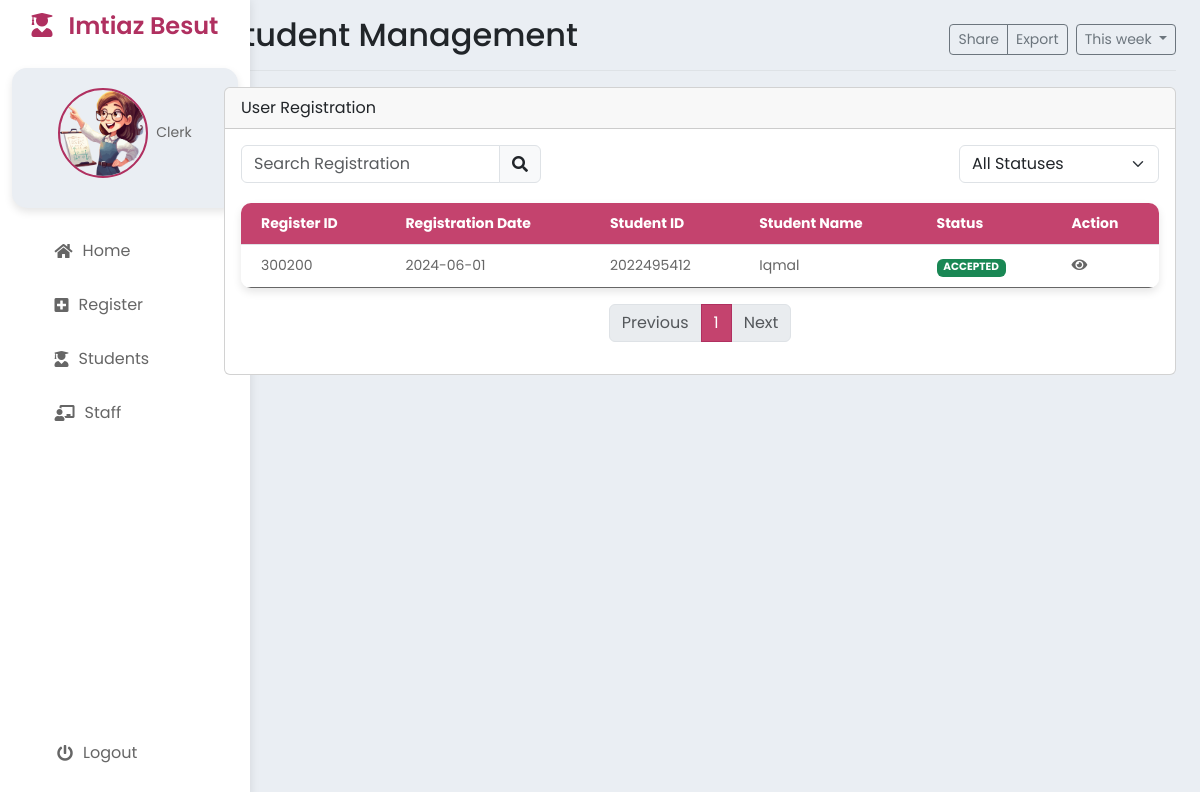
The page /StaffRegister.php on the database as committed earlier.
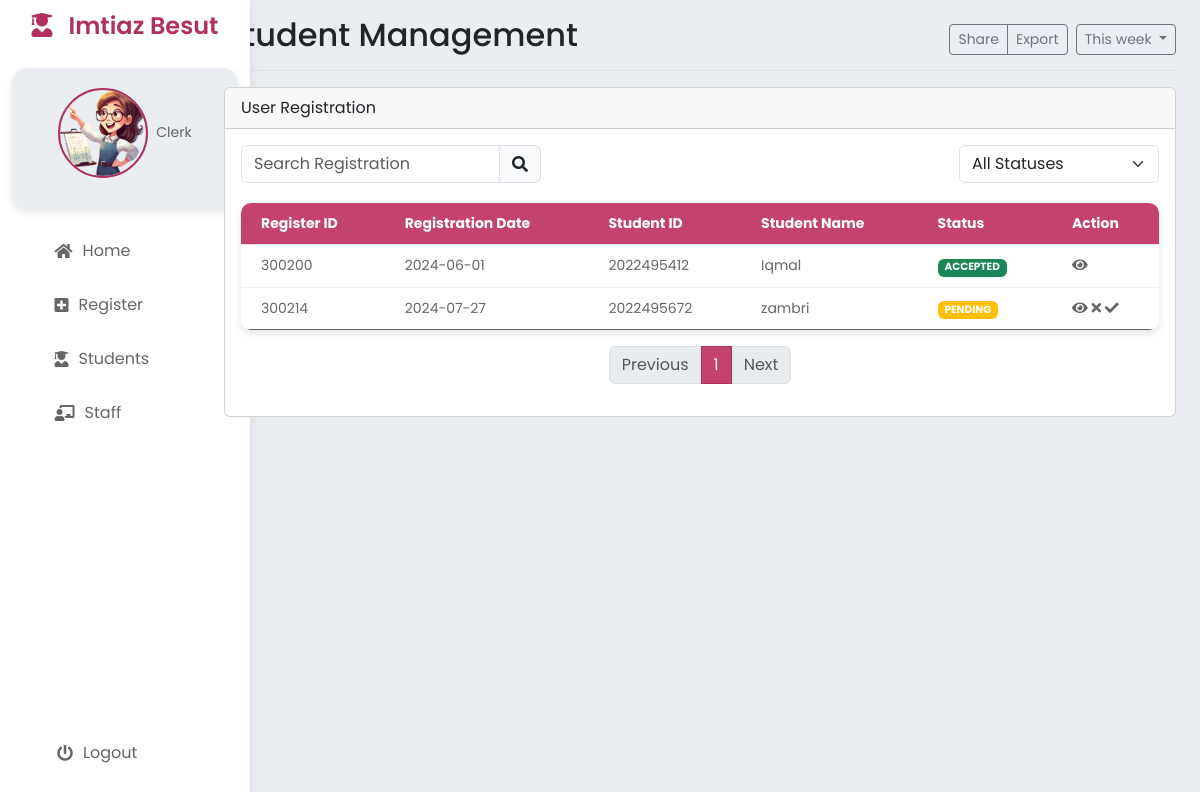
The same page on the database as committed later.
### tables this page shows
CREATE TABLE `register` (
  `registerID` int NOT NULL,
  `registerDate` date DEFAULT NULL,
  `registerStatus` varchar(20) DEFAULT 'PENDING',
  `registerDesc` varchar(50) DEFAULT NULL,
  `studID` int DEFAULT NULL,
  `clerkID` int DEFAULT NULL
);

CREATE TABLE `student` (
  `studID` int NOT NULL,
  `studName` varchar(50) NOT NULL,
  `studIC` varchar(12) NOT NULL,
  `studGender` varchar(2) NOT NULL,
  `studDOB` date DEFAULT NULL,
  `studPhone` varchar(15) DEFAULT NULL,
  `studState` varchar(50) DEFAULT NULL,
  `studDistrict` varchar(50) DEFAULT NULL,
  `studPoscode` int DEFAULT NULL,
  `studAddress` varchar(100) DEFAULT NULL,
  `studRace` varchar(20) DEFAULT NULL,
  `studEmail` varchar(30) DEFAULT NULL,
  `studPassword` varchar(30) DEFAULT NULL
);

### StaffRegister.php (the view, shortened to what this page needs)
<?php
$title = "Student Management";
$tableid = "registerTable";
include 'StaffHeader.php';
?>
<div class="row">
    <div class="col-md-12">
        <div class="card mb-3">
            <div class="card-header">User Registration</div>
            <div class="card-body">
                <div class="d-flex justify-content-between mb-3">
                    <div class="input-group" style="width: 300px;">
                        <input type="text" id="searchInput" class="form-control" placeholder="Search Registration" onkeyup="searchRegistration()">
                        <span class="input-group-text"><i class="fas fa-search"></i></span>
                    </div>
                    <div class="input-group" style="width: 200px;">
                        <select id="statusFilter" class="form-select" onchange="filterStatus()">
                            <option value="">All Statuses</option>
                        </select>
                    </div>
                </div>
                <table class="table" id="registerTable">
                    <thead>
                        <tr>
                            <th>Register ID</th>
                            <th>Registration Date</th>
                            <th>Student ID</th>
                            <th>Student Name</th>
                            <th>Status</th>
                            <th>Action</th>
                        </tr>
                    </thead>
                    <tbody>
                        <?php
                        include 'process/db.php';
                        $sql = "SELECT * FROM register r JOIN student s ON r.studID = s.studID";
                        $result = $conn->query($sql);
                        if ($result->num_rows > 0) {
                            while ($row = $result->fetch_assoc()) {
                                echo "<tr data-status='" . $row["registerStatus"] . "'>";
                                echo "<td>" . $row["registerID"] . "</td>";
                                echo "<td>" . $row["registerDate"] . "</td>";
                                echo "<td>" . $row["studID"] . "</td>";
                                echo "<td>" . $row["studName"] . "</td>";
                                if ($row["registerStatus"] == 'PENDING') {
                                    echo "<td><span class='badge bg-warning'>" . $row["registerStatus"] . "</span></td>";
                                } else if ($row["registerStatus"] == 'ACCEPTED') {
                                    echo "<td><span class='badge bg-success'>" . $row["registerStatus"] . "</span></td>";
                                } else if ($row["registerStatus"] == 'REJECTED') {
                                    echo "<td><span class='badge bg-danger'>" . $row["registerStatus"] . "</span></td>";
                                }
                                echo "<td>";
                                echo "<a href='#' class='view' data-id='" . $row["registerID"] . "' data-name='" . $row["studName"] . "' data-date='" . $row["registerDate"] . "' data-studID='" . $row["studID"] . "'><i class='fas fa-eye'></i></a> ";
                                if ($row["registerStatus"] == 'PENDING') {
                                    echo "<a href='#' class='reject' data-id='" . $row["registerID"] . "' data-name='" . $row["studName"] . "' data-date='" . $row["registerDate"] . "' data-studID='" . $row["studID"] . "' data-bs-toggle='modal' data-bs-target='#rejectModal'><i class='fas fa-times'></i></a> ";
                                    echo "<a href='process/registerAccept.php?acceptID=" . $row["registerID"] . "'><i class='fas fa-check'></i></a> ";
                                }
                                echo "</td>";
                                echo "</tr>";
                            }
                        } else {
                            echo "<tr><td colspan='6'>No results</td></tr>";
                        }
                        ?>
                    </tbody>
                </table>
                <nav aria-label="Page navigation example">
                    <ul class="pagination justify-content-center" id="pagination"></ul>
                </nav>
            </div>
        </div>
    </div>
</div>
</body>
</html>

### StaffHeader.php (shortened to what this page needs)
<!DOCTYPE html>
<html lang="en">
<head>
    <link href="https://cdn.jsdelivr.net/npm/bootstrap@5.3.3/dist/css/bootstrap.min.css" rel="stylesheet">
    <link rel="stylesheet" href="https://cdnjs.cloudflare.com/ajax/libs/font-awesome/5.15.3/css/all.min.css">
    <link rel="stylesheet" href="styles.css">
</head>
<body>
    <div class="container-fluid">
        <div class="row">
            <nav class="sidebar col-md-2 d-none d-md-block">
                <div class="logo mb-5">
                    <h4><i class="fas fa-user-graduate me-3"></i>Imtiaz Besut</h4>
                </div>
                <div class="profile mb-3 ">
                    <img src="staff.png" alt="">
                    <div class="profile-info ms-2">
                        <p>Clerk</p>
                    </div>
                </div>
                <ul class="nav flex-column">
                    <li class="nav-item"><a href="StaffDashboard.php" class="nav-link"><i class="fas fa-home"></i>Home</a></li>
                    <li class="nav-item"><a href="StaffRegister.php" class="nav-link"><i class="fas fa-plus-square"></i>Register</a></li>
                    <li class="nav-item"><a href="StaffStudent.php" class="nav-link"><i class="fas fa-user-graduate"></i>Students</a></li>
                    <li class="nav-item"><a href="StaffStaff.php" class="nav-link"><i class="fas fa-chalkboard-teacher"></i>Staff</a></li>
                    <li class="nav-item logout"><a href="MainLogout.php" class="nav-link"><i class="fas fa-power-off"></i>Logout</a></li>
                </ul>
            </nav>
            <main class="col-md-10 ms-sm-auto col-lg-10 px-md-4">
                <div class="d-flex justify-content-between flex-wrap flex-md-nowrap align-items-center pt-3 pb-2 mb-3 border-bottom">
                    <h1 class="h2"><?php echo $title ?></h1>
                    <div class="btn-toolbar mb-2 mb-md-0">
                        <div class="btn-group me-2">
                            <button type="button" class="btn btn-sm btn-outline-secondary" onclick="printPage()">Share</button>
                            <button type="button" class="btn btn-sm btn-outline-secondary" onclick="exportTableToExcel('<?php echo $tableid ?>', '<?php echo $tableid ?>')">Export</button>
                        </div>
                        <button type="button" class="btn btn-sm btn-outline-secondary dropdown-toggle">
                            This week
                        </button>
                    </div>
                </div>

### styles.css (style rules this page uses)
:root { --background-color: #EAEEF3; --pop-color: #fff; --active-font-color: #B03060; --softer-color: #c4436e; }
* { margin: 0; padding: 0; box-sizing: border-box; font-family: 'Poppins', sans-serif; }
body { display: flex; min-height: 100vh; background: var(--background-color); }
.sidebar { width: 250px; height: 100vh; background: var(--pop-color); position: fixed; display: flex; flex-direction: column; align-items: center; box-shadow: 0 0 10px rgba(0, 0, 0, 0.1); }
.logo { text-align: center; width: 100%; height: 60px; display: flex; justify-content: center; align-items: center; }
.logo h4 { font-size: 24px; font-weight: 600; color: var(--active-font-color); }
.profile { width: 100%; display: flex; justify-content: center; align-items: center; padding: 20px 0; margin-top: -40px; background-color: var(--background-color); border-radius: 15px; box-shadow: 0 4px 8px rgba(0, 0, 0, 0.1); transition: transform 0.3s; }
.profile img { width: 90px; height: 90px; border-radius: 50%; margin-bottom: 10px; border: 2px solid var(--active-font-color); }
.profile p { font-size: 14px; color: #666; }
.sidebar ul { list-style: none; width: 100%; padding: 0; }
.sidebar ul li { width: 100%; }
.sidebar ul li a { display: flex; align-items: center; padding: 10px 20px; text-decoration: none; width: 80%; margin: 5px auto; border-radius: 5px; color: #666; transition: background 0.3s, color 0.3s; }
.sidebar ul li a i { margin-right: 10px; }
.logout { position: absolute; bottom: 20px; }
.table { width: 100%; border-collapse: collapse; margin-top: 20px; box-shadow: 0 4px 8px rgba(0, 0, 0, 0.1); border-radius: 10px; overflow: hidden; }
.table thead th { background-color: var(--softer-color) ; color: #fff; font-size: 14px; text-align: left; padding: 10px 20px; }
.table tbody tr { border-bottom: 1px solid #f0f0f0; transition: background 0.3s; }
.table tbody tr:last-child { border-bottom: none; }
.table tbody td { font-size: 14px; color: #666; padding: 10px 20px; }
.table i { color: #666; }
a { color: var(--active-font-color); text-decoration: none; transition: color 0.3s; }

Rows that differ between the two databases and show on the page:
added register: registerID "300214", registerDate "2024-07-27", studID.studID "2022495672", studID.studName "zambri", registerStatus "PENDING"
